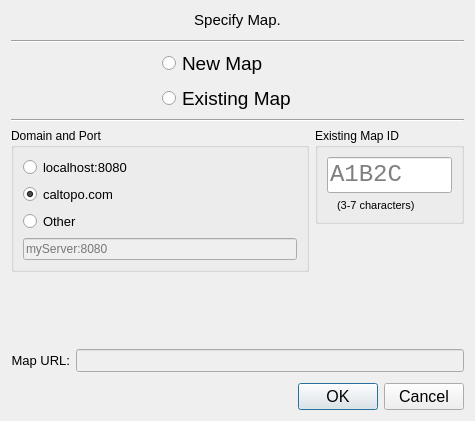
<?xml version="1.0" encoding="UTF-8"?>
<ui version="4.0">
 <class>SpecifyMapDialog</class>
 <widget class="QDialog" name="SpecifyMapDialog">
  <property name="windowModality">
   <enum>Qt::ApplicationModal</enum>
  </property>
  <property name="geometry">
   <rect>
    <x>0</x>
    <y>0</y>
    <width>475</width>
    <height>421</height>
   </rect>
  </property>
  <property name="sizePolicy">
   <sizepolicy hsizetype="Minimum" vsizetype="Minimum">
    <horstretch>0</horstretch>
    <verstretch>0</verstretch>
   </sizepolicy>
  </property>
  <property name="windowTitle">
   <string>Specify Map</string>
  </property>
  <layout class="QVBoxLayout" name="topLayout">
   <property name="sizeConstraint">
    <enum>QLayout::SetDefaultConstraint</enum>
   </property>
   <item>
    <widget class="QLabel" name="headerLabel">
     <property name="font">
      <font>
       <pointsize>11</pointsize>
      </font>
     </property>
     <property name="text">
      <string>Specify Map.</string>
     </property>
     <property name="alignment">
      <set>Qt::AlignCenter</set>
     </property>
     <property name="wordWrap">
      <bool>true</bool>
     </property>
    </widget>
   </item>
   <item>
    <layout class="QVBoxLayout" name="verticalLayout_7" stretch="0,0,0,1,1,0">
     <property name="topMargin">
      <number>5</number>
     </property>
     <item>
      <widget class="Line" name="newOrExistingLine1">
       <property name="orientation">
        <enum>Qt::Horizontal</enum>
       </property>
      </widget>
     </item>
     <item>
      <layout class="QHBoxLayout" name="horizontalLayout_3">
       <property name="sizeConstraint">
        <enum>QLayout::SetFixedSize</enum>
       </property>
       <item>
        <spacer name="horizontalSpacer">
         <property name="orientation">
          <enum>Qt::Horizontal</enum>
         </property>
         <property name="sizeHint" stdset="0">
          <size>
           <width>40</width>
           <height>20</height>
          </size>
         </property>
        </spacer>
       </item>
       <item>
        <layout class="QVBoxLayout" name="verticalLayout_6">
         <property name="sizeConstraint">
          <enum>QLayout::SetFixedSize</enum>
         </property>
         <item>
          <widget class="QRadioButton" name="newMapRadioButton">
           <property name="sizePolicy">
            <sizepolicy hsizetype="Expanding" vsizetype="Preferred">
             <horstretch>0</horstretch>
             <verstretch>0</verstretch>
            </sizepolicy>
           </property>
           <property name="font">
            <font>
             <pointsize>14</pointsize>
            </font>
           </property>
           <property name="text">
            <string>New Map</string>
           </property>
           <attribute name="buttonGroup">
            <string notr="true">mapSourceButtonGroup</string>
           </attribute>
          </widget>
         </item>
         <item>
          <widget class="QRadioButton" name="existingMapRadioButton">
           <property name="sizePolicy">
            <sizepolicy hsizetype="Minimum" vsizetype="Expanding">
             <horstretch>0</horstretch>
             <verstretch>0</verstretch>
            </sizepolicy>
           </property>
           <property name="font">
            <font>
             <pointsize>14</pointsize>
            </font>
           </property>
           <property name="text">
            <string>Existing Map</string>
           </property>
           <attribute name="buttonGroup">
            <string notr="true">mapSourceButtonGroup</string>
           </attribute>
          </widget>
         </item>
        </layout>
       </item>
       <item>
        <spacer name="horizontalSpacer_2">
         <property name="orientation">
          <enum>Qt::Horizontal</enum>
         </property>
         <property name="sizeHint" stdset="0">
          <size>
           <width>40</width>
           <height>20</height>
          </size>
         </property>
        </spacer>
       </item>
      </layout>
     </item>
     <item>
      <widget class="Line" name="newOrExistingLine2">
       <property name="orientation">
        <enum>Qt::Horizontal</enum>
       </property>
      </widget>
     </item>
     <item>
      <layout class="QHBoxLayout" name="horizontalLayout" stretch="2,1">
       <property name="sizeConstraint">
        <enum>QLayout::SetDefaultConstraint</enum>
       </property>
       <item>
        <layout class="QVBoxLayout" name="verticalLayout_8">
         <item>
          <widget class="QGroupBox" name="dapGroupBox">
           <property name="sizePolicy">
            <sizepolicy hsizetype="MinimumExpanding" vsizetype="Fixed">
             <horstretch>0</horstretch>
             <verstretch>0</verstretch>
            </sizepolicy>
           </property>
           <property name="minimumSize">
            <size>
             <width>250</width>
             <height>0</height>
            </size>
           </property>
           <property name="font">
            <font>
             <pointsize>9</pointsize>
            </font>
           </property>
           <property name="title">
            <string>Domain and Port</string>
           </property>
           <layout class="QVBoxLayout" name="domainAndPortVerticalLayout">
            <item>
             <widget class="QRadioButton" name="radioButton">
              <property name="sizePolicy">
               <sizepolicy hsizetype="Expanding" vsizetype="Preferred">
                <horstretch>0</horstretch>
                <verstretch>0</verstretch>
               </sizepolicy>
              </property>
              <property name="font">
               <font>
                <pointsize>10</pointsize>
               </font>
              </property>
              <property name="text">
               <string>localhost:8080</string>
              </property>
              <property name="checked">
               <bool>false</bool>
              </property>
              <attribute name="buttonGroup">
               <string notr="true">domainAndPortButtonGroup</string>
              </attribute>
             </widget>
            </item>
            <item>
             <widget class="QRadioButton" name="radioButton_2">
              <property name="sizePolicy">
               <sizepolicy hsizetype="Expanding" vsizetype="Preferred">
                <horstretch>0</horstretch>
                <verstretch>0</verstretch>
               </sizepolicy>
              </property>
              <property name="font">
               <font>
                <pointsize>10</pointsize>
               </font>
              </property>
              <property name="text">
               <string>caltopo.com</string>
              </property>
              <property name="checked">
               <bool>true</bool>
              </property>
              <attribute name="buttonGroup">
               <string notr="true">domainAndPortButtonGroup</string>
              </attribute>
             </widget>
            </item>
            <item>
             <widget class="QRadioButton" name="otherButton">
              <property name="sizePolicy">
               <sizepolicy hsizetype="Expanding" vsizetype="Preferred">
                <horstretch>0</horstretch>
                <verstretch>0</verstretch>
               </sizepolicy>
              </property>
              <property name="font">
               <font>
                <pointsize>10</pointsize>
               </font>
              </property>
              <property name="text">
               <string>Other</string>
              </property>
              <attribute name="buttonGroup">
               <string notr="true">domainAndPortButtonGroup</string>
              </attribute>
             </widget>
            </item>
            <item>
             <widget class="QLineEdit" name="domainAndPortOtherField">
              <property name="enabled">
               <bool>false</bool>
              </property>
              <property name="sizePolicy">
               <sizepolicy hsizetype="Expanding" vsizetype="Fixed">
                <horstretch>0</horstretch>
                <verstretch>0</verstretch>
               </sizepolicy>
              </property>
              <property name="placeholderText">
               <string>myServer:8080</string>
              </property>
             </widget>
            </item>
           </layout>
          </widget>
         </item>
         <item>
          <spacer name="verticalSpacer_2">
           <property name="orientation">
            <enum>Qt::Vertical</enum>
           </property>
           <property name="sizeHint" stdset="0">
            <size>
             <width>20</width>
             <height>0</height>
            </size>
           </property>
          </spacer>
         </item>
        </layout>
       </item>
       <item>
        <layout class="QVBoxLayout" name="verticalLayout_2" stretch="0,1">
         <property name="sizeConstraint">
          <enum>QLayout::SetDefaultConstraint</enum>
         </property>
         <item>
          <widget class="QGroupBox" name="mapIDGroupBox">
           <property name="font">
            <font>
             <pointsize>9</pointsize>
            </font>
           </property>
           <property name="title">
            <string>Existing Map ID</string>
           </property>
           <layout class="QVBoxLayout" name="verticalLayout">
            <item>
             <widget class="QLineEdit" name="mapIDField">
              <property name="sizePolicy">
               <sizepolicy hsizetype="Ignored" vsizetype="Fixed">
                <horstretch>0</horstretch>
                <verstretch>0</verstretch>
               </sizepolicy>
              </property>
              <property name="font">
               <font>
                <family>Liberation Mono</family>
                <pointsize>18</pointsize>
                <weight>50</weight>
                <bold>false</bold>
               </font>
              </property>
              <property name="text">
               <string/>
              </property>
              <property name="placeholderText">
               <string>A1B2C</string>
              </property>
             </widget>
            </item>
            <item>
             <widget class="QLabel" name="label_4">
              <property name="sizePolicy">
               <sizepolicy hsizetype="Minimum" vsizetype="Preferred">
                <horstretch>0</horstretch>
                <verstretch>0</verstretch>
               </sizepolicy>
              </property>
              <property name="font">
               <font>
                <pointsize>8</pointsize>
               </font>
              </property>
              <property name="text">
               <string>(3-7 characters)</string>
              </property>
              <property name="indent">
               <number>10</number>
              </property>
             </widget>
            </item>
           </layout>
          </widget>
         </item>
         <item>
          <spacer name="verticalSpacer">
           <property name="orientation">
            <enum>Qt::Vertical</enum>
           </property>
           <property name="sizeHint" stdset="0">
            <size>
             <width>20</width>
             <height>10</height>
            </size>
           </property>
          </spacer>
         </item>
        </layout>
       </item>
      </layout>
     </item>
     <item>
      <layout class="QHBoxLayout" name="horizontalLayout_2">
       <property name="topMargin">
        <number>10</number>
       </property>
       <property name="bottomMargin">
        <number>5</number>
       </property>
       <item>
        <widget class="QLabel" name="mapURLLabel">
         <property name="font">
          <font>
           <pointsize>10</pointsize>
          </font>
         </property>
         <property name="text">
          <string>Map URL:</string>
         </property>
         <property name="alignment">
          <set>Qt::AlignRight|Qt::AlignTrailing|Qt::AlignVCenter</set>
         </property>
        </widget>
       </item>
       <item>
        <widget class="QLineEdit" name="urlField">
         <property name="enabled">
          <bool>false</bool>
         </property>
         <property name="sizePolicy">
          <sizepolicy hsizetype="Expanding" vsizetype="Fixed">
           <horstretch>0</horstretch>
           <verstretch>0</verstretch>
          </sizepolicy>
         </property>
         <property name="font">
          <font>
           <pointsize>10</pointsize>
          </font>
         </property>
        </widget>
       </item>
      </layout>
     </item>
     <item>
      <widget class="QDialogButtonBox" name="buttonBox">
       <property name="sizePolicy">
        <sizepolicy hsizetype="Expanding" vsizetype="Fixed">
         <horstretch>0</horstretch>
         <verstretch>0</verstretch>
        </sizepolicy>
       </property>
       <property name="font">
        <font>
         <pointsize>12</pointsize>
        </font>
       </property>
       <property name="orientation">
        <enum>Qt::Horizontal</enum>
       </property>
       <property name="standardButtons">
        <set>QDialogButtonBox::Cancel|QDialogButtonBox::Ok</set>
       </property>
      </widget>
     </item>
    </layout>
   </item>
  </layout>
 </widget>
 <resources/>
 <connections>
  <connection>
   <sender>buttonBox</sender>
   <signal>accepted()</signal>
   <receiver>SpecifyMapDialog</receiver>
   <slot>accept()</slot>
   <hints>
    <hint type="sourcelabel">
     <x>260</x>
     <y>395</y>
    </hint>
    <hint type="destinationlabel">
     <x>157</x>
     <y>274</y>
    </hint>
   </hints>
  </connection>
  <connection>
   <sender>buttonBox</sender>
   <signal>rejected()</signal>
   <receiver>SpecifyMapDialog</receiver>
   <slot>reject()</slot>
   <hints>
    <hint type="sourcelabel">
     <x>328</x>
     <y>395</y>
    </hint>
    <hint type="destinationlabel">
     <x>286</x>
     <y>274</y>
    </hint>
   </hints>
  </connection>
  <connection>
   <sender>mapIDField</sender>
   <signal>textChanged(QString)</signal>
   <receiver>SpecifyMapDialog</receiver>
   <slot>urlChanged()</slot>
   <hints>
    <hint type="sourcelabel">
     <x>448</x>
     <y>218</y>
    </hint>
    <hint type="destinationlabel">
     <x>329</x>
     <y>172</y>
    </hint>
   </hints>
  </connection>
  <connection>
   <sender>domainAndPortOtherField</sender>
   <signal>textChanged(QString)</signal>
   <receiver>SpecifyMapDialog</receiver>
   <slot>urlChanged()</slot>
   <hints>
    <hint type="sourcelabel">
     <x>137</x>
     <y>285</y>
    </hint>
    <hint type="destinationlabel">
     <x>206</x>
     <y>191</y>
    </hint>
   </hints>
  </connection>
 </connections>
 <slots>
  <slot>urlChanged()</slot>
 </slots>
 <buttongroups>
  <buttongroup name="domainAndPortButtonGroup"/>
  <buttongroup name="mapSourceButtonGroup"/>
 </buttongroups>
</ui>
